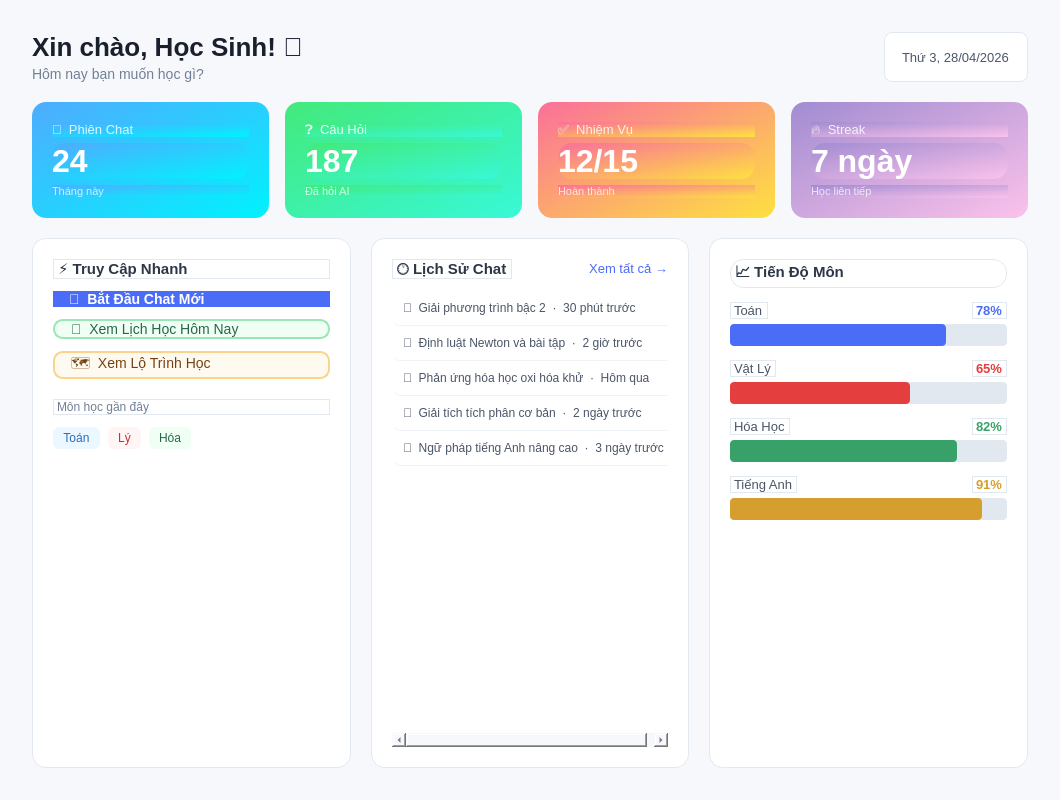
<?xml version="1.0" encoding="UTF-8"?>
<ui version="4.0">
 <class>DashboardPage</class>
 <widget class="QWidget" name="DashboardPage">
  <property name="geometry">
   <rect>
    <x>0</x>
    <y>0</y>
    <width>1060</width>
    <height>800</height>
   </rect>
  </property>
  <property name="windowTitle">
   <string>Tổng Quan</string>
  </property>
  <property name="styleSheet">
   <string>
    QWidget {
      background-color: #f7f8fc;
      font-family: "Segoe UI", Arial, sans-serif;
      color: #2d3748;
    }
    QLabel#pageTitle {
      color: #1a1f2e;
      font-size: 26px;
      font-weight: bold;
    }
    QLabel#pageSubtitle {
      color: #718096;
      font-size: 14px;
    }
    /* Stat Cards */
    QFrame.statCard {
      background-color: #ffffff;
      border-radius: 12px;
      border: 1px solid #e2e8f0;
    }
    /* Section Titles */
    QLabel.sectionTitle {
      color: #2d3748;
      font-size: 16px;
      font-weight: bold;
    }
   </string>
  </property>
  <layout class="QVBoxLayout" name="dashboardLayout">
   <property name="spacing">
    <number>20</number>
   </property>
   <property name="leftMargin">
  <number>32</number>
 </property>
 <property name="topMargin">
  <number>32</number>
 </property>
 <property name="rightMargin">
  <number>32</number>
 </property>
 <property name="bottomMargin">
  <number>32</number>
 </property>
   <!-- Header -->
   <item>
    <layout class="QHBoxLayout">
     <item>
      <layout class="QVBoxLayout">
       <property name="spacing">
        <number>4</number>
       </property>
       <item>
        <widget class="QLabel" name="pageTitle">
         <property name="text">
          <string>Xin chào, Học Sinh! 👋</string>
         </property>
        </widget>
       </item>
       <item>
        <widget class="QLabel" name="pageSubtitle">
         <property name="text">
          <string>Hôm nay bạn muốn học gì?</string>
         </property>
        </widget>
       </item>
      </layout>
     </item>
     <item>
      <spacer>
   <property name="sizeHint" stdset="0">
    <size>
     <width>0</width>
     <height>0</height>
    </size>
   </property>
       <property name="orientation"><enum>Qt::Horizontal</enum></property>
      </spacer>
     </item>
     <!-- Date Display -->
     <item>
      <widget class="QLabel" name="dateLabel">
       <property name="text">
        <string>Thứ 3, 28/04/2026</string>
       </property>
       <property name="styleSheet">
        <string>color: #4a5568; font-size: 13px; background: #ffffff; border: 1px solid #e2e8f0; border-radius: 8px; padding: 8px 14px;</string>
       </property>
      </widget>
     </item>
    </layout>
   </item>
   <!-- Stat Cards Row -->
   <item>
    <layout class="QHBoxLayout" name="statsRow">
     <property name="spacing">
      <number>16</number>
     </property>
     <!-- Card 1: Phiên Chat -->
     <item>
      <widget class="QFrame" name="cardChat">
       <property name="minimumHeight">
        <number>110</number>
       </property>
       <property name="styleSheet">
        <string>
         QFrame {
           background: qlineargradient(x1:0,y1:0,x2:1,y2:1,stop:0 #4facfe,stop:1 #00f2fe);
           border-radius: 14px;
         }
        </string>
       </property>
       <layout class="QVBoxLayout">
        <property name="leftMargin">
  <number>20</number>
 </property>
 <property name="topMargin">
  <number>20</number>
 </property>
 <property name="rightMargin">
  <number>20</number>
 </property>
 <property name="bottomMargin">
  <number>20</number>
 </property>
        <item>
         <widget class="QLabel">
          <property name="text">
           <string>💬  Phiên Chat</string>
          </property>
          <property name="styleSheet">
           <string>color: rgba(255,255,255,0.85); font-size: 13px;</string>
          </property>
         </widget>
        </item>
        <item>
         <widget class="QLabel" name="chatCountLabel">
          <property name="text">
           <string>24</string>
          </property>
          <property name="styleSheet">
           <string>color: #ffffff; font-size: 32px; font-weight: bold;</string>
          </property>
         </widget>
        </item>
        <item>
         <widget class="QLabel">
          <property name="text">
           <string>Tháng này</string>
          </property>
          <property name="styleSheet">
           <string>color: rgba(255,255,255,0.75); font-size: 11px;</string>
          </property>
         </widget>
        </item>
       </layout>
      </widget>
     </item>
     <!-- Card 2: Câu Hỏi -->
     <item>
      <widget class="QFrame" name="cardQuestions">
       <property name="minimumHeight">
        <number>110</number>
       </property>
       <property name="styleSheet">
        <string>
         QFrame {
           background: qlineargradient(x1:0,y1:0,x2:1,y2:1,stop:0 #43e97b,stop:1 #38f9d7);
           border-radius: 14px;
         }
        </string>
       </property>
       <layout class="QVBoxLayout">
        <property name="leftMargin">
  <number>20</number>
 </property>
 <property name="topMargin">
  <number>20</number>
 </property>
 <property name="rightMargin">
  <number>20</number>
 </property>
 <property name="bottomMargin">
  <number>20</number>
 </property>
        <item>
         <widget class="QLabel">
          <property name="text">
           <string>❓  Câu Hỏi</string>
          </property>
          <property name="styleSheet">
           <string>color: rgba(255,255,255,0.85); font-size: 13px;</string>
          </property>
         </widget>
        </item>
        <item>
         <widget class="QLabel" name="questionCountLabel">
          <property name="text">
           <string>187</string>
          </property>
          <property name="styleSheet">
           <string>color: #ffffff; font-size: 32px; font-weight: bold;</string>
          </property>
         </widget>
        </item>
        <item>
         <widget class="QLabel">
          <property name="text">
           <string>Đã hỏi AI</string>
          </property>
          <property name="styleSheet">
           <string>color: rgba(255,255,255,0.75); font-size: 11px;</string>
          </property>
         </widget>
        </item>
       </layout>
      </widget>
     </item>
     <!-- Card 3: Nhiệm Vụ -->
     <item>
      <widget class="QFrame" name="cardTasks">
       <property name="minimumHeight">
        <number>110</number>
       </property>
       <property name="styleSheet">
        <string>
         QFrame {
           background: qlineargradient(x1:0,y1:0,x2:1,y2:1,stop:0 #fa709a,stop:1 #fee140);
           border-radius: 14px;
         }
        </string>
       </property>
       <layout class="QVBoxLayout">
        <property name="leftMargin">
  <number>20</number>
 </property>
 <property name="topMargin">
  <number>20</number>
 </property>
 <property name="rightMargin">
  <number>20</number>
 </property>
 <property name="bottomMargin">
  <number>20</number>
 </property>
        <item>
         <widget class="QLabel">
          <property name="text">
           <string>✅  Nhiệm Vụ</string>
          </property>
          <property name="styleSheet">
           <string>color: rgba(255,255,255,0.85); font-size: 13px;</string>
          </property>
         </widget>
        </item>
        <item>
         <widget class="QLabel" name="taskCountLabel">
          <property name="text">
           <string>12/15</string>
          </property>
          <property name="styleSheet">
           <string>color: #ffffff; font-size: 32px; font-weight: bold;</string>
          </property>
         </widget>
        </item>
        <item>
         <widget class="QLabel">
          <property name="text">
           <string>Hoàn thành</string>
          </property>
          <property name="styleSheet">
           <string>color: rgba(255,255,255,0.75); font-size: 11px;</string>
          </property>
         </widget>
        </item>
       </layout>
      </widget>
     </item>
     <!-- Card 4: Streak -->
     <item>
      <widget class="QFrame" name="cardStreak">
       <property name="minimumHeight">
        <number>110</number>
       </property>
       <property name="styleSheet">
        <string>
         QFrame {
           background: qlineargradient(x1:0,y1:0,x2:1,y2:1,stop:0 #a18cd1,stop:1 #fbc2eb);
           border-radius: 14px;
         }
        </string>
       </property>
       <layout class="QVBoxLayout">
        <property name="leftMargin">
  <number>20</number>
 </property>
 <property name="topMargin">
  <number>20</number>
 </property>
 <property name="rightMargin">
  <number>20</number>
 </property>
 <property name="bottomMargin">
  <number>20</number>
 </property>
        <item>
         <widget class="QLabel">
          <property name="text">
           <string>🔥  Streak</string>
          </property>
          <property name="styleSheet">
           <string>color: rgba(255,255,255,0.85); font-size: 13px;</string>
          </property>
         </widget>
        </item>
        <item>
         <widget class="QLabel" name="streakCountLabel">
          <property name="text">
           <string>7 ngày</string>
          </property>
          <property name="styleSheet">
           <string>color: #ffffff; font-size: 32px; font-weight: bold;</string>
          </property>
         </widget>
        </item>
        <item>
         <widget class="QLabel">
          <property name="text">
           <string>Học liên tiếp</string>
          </property>
          <property name="styleSheet">
           <string>color: rgba(255,255,255,0.75); font-size: 11px;</string>
          </property>
         </widget>
        </item>
       </layout>
      </widget>
     </item>
    </layout>
   </item>
   <!-- Bottom Row: Quick Actions + Recent Chats -->
   <item>
    <layout class="QHBoxLayout" name="bottomRow">
     <property name="spacing">
      <number>20</number>
     </property>
     <!-- Quick Actions Panel -->
     <item>
      <widget class="QFrame" name="quickActionsFrame">
       <property name="minimumWidth">
        <number>300</number>
       </property>
       <property name="styleSheet">
        <string>
         QFrame {
           background-color: #ffffff;
           border-radius: 14px;
           border: 1px solid #e2e8f0;
         }
        </string>
       </property>
       <layout class="QVBoxLayout">
        <property name="leftMargin">
  <number>20</number>
 </property>
 <property name="topMargin">
  <number>20</number>
 </property>
 <property name="rightMargin">
  <number>20</number>
 </property>
 <property name="bottomMargin">
  <number>20</number>
 </property>
        <property name="spacing">
         <number>12</number>
        </property>
        <item>
         <widget class="QLabel">
          <property name="text">
           <string>⚡ Truy Cập Nhanh</string>
          </property>
          <property name="styleSheet">
           <string>color: #2d3748; font-size: 15px; font-weight: bold;</string>
          </property>
         </widget>
        </item>
        <item>
         <widget class="QPushButton" name="btnNewChatQuick">
          <property name="text">
           <string>💬  Bắt Đầu Chat Mới</string>
          </property>
          <property name="minimumHeight">
           <number>44</number>
          </property>
          <property name="styleSheet">
           <string>
            QPushButton {
              background-color: #4a6cf7;
              color: white;
              border: none;
              border-radius: 10px;
              font-size: 14px;
              font-weight: 500;
              text-align: left;
              padding-left: 16px;
            }
            QPushButton:hover {
              background-color: #3b5bdb;
            }
            QPushButton:pressed {
              background-color: #2f4ac7;
            }
           </string>
          </property>
         </widget>
        </item>
        <item>
         <widget class="QPushButton" name="btnPlannerQuick">
          <property name="text">
           <string>📅  Xem Lịch Học Hôm Nay</string>
          </property>
          <property name="minimumHeight">
           <number>44</number>
          </property>
          <property name="styleSheet">
           <string>
            QPushButton {
              background-color: #f0fff4;
              color: #276749;
              border: 1.5px solid #9ae6b4;
              border-radius: 10px;
              font-size: 14px;
              text-align: left;
              padding-left: 16px;
            }
            QPushButton:hover { background-color: #c6f6d5; }
           </string>
          </property>
         </widget>
        </item>
        <item>
         <widget class="QPushButton" name="btnRoadmapQuick">
          <property name="text">
           <string>🗺️  Xem Lộ Trình Học</string>
          </property>
          <property name="minimumHeight">
           <number>44</number>
          </property>
          <property name="styleSheet">
           <string>
            QPushButton {
              background-color: #fffaf0;
              color: #744210;
              border: 1.5px solid #fbd38d;
              border-radius: 10px;
              font-size: 14px;
              text-align: left;
              padding-left: 16px;
            }
            QPushButton:hover { background-color: #feebc8; }
           </string>
          </property>
         </widget>
        </item>
        <!-- Subject Tags -->
        <item>
         <widget class="QLabel">
          <property name="text">
           <string>Môn học gần đây</string>
          </property>
          <property name="styleSheet">
           <string>color: #718096; font-size: 12px; margin-top: 8px;</string>
          </property>
         </widget>
        </item>
        <item>
         <layout class="QHBoxLayout">
          <property name="spacing">
           <number>8</number>
          </property>
          <item>
           <widget class="QPushButton">
            <property name="text"><string>Toán</string></property>
            <property name="styleSheet">
             <string>QPushButton{background:#ebf8ff;color:#2b6cb0;border:none;border-radius:6px;padding:4px 10px;font-size:12px;}QPushButton:hover{background:#bee3f8;}</string>
            </property>
           </widget>
          </item>
          <item>
           <widget class="QPushButton">
            <property name="text"><string>Lý</string></property>
            <property name="styleSheet">
             <string>QPushButton{background:#fff5f5;color:#c53030;border:none;border-radius:6px;padding:4px 10px;font-size:12px;}QPushButton:hover{background:#fed7d7;}</string>
            </property>
           </widget>
          </item>
          <item>
           <widget class="QPushButton">
            <property name="text"><string>Hóa</string></property>
            <property name="styleSheet">
             <string>QPushButton{background:#f0fff4;color:#276749;border:none;border-radius:6px;padding:4px 10px;font-size:12px;}QPushButton:hover{background:#c6f6d5;}</string>
            </property>
           </widget>
          </item>
          <item>
           <spacer>
   <property name="sizeHint" stdset="0">
    <size>
     <width>0</width>
     <height>0</height>
    </size>
   </property>
            <property name="orientation"><enum>Qt::Horizontal</enum></property>
           </spacer>
          </item>
         </layout>
        </item>
        <item>
         <spacer>
   <property name="sizeHint" stdset="0">
    <size>
     <width>0</width>
     <height>0</height>
    </size>
   </property>
          <property name="orientation"><enum>Qt::Vertical</enum></property>
         </spacer>
        </item>
       </layout>
      </widget>
     </item>
     <!-- Recent Chats Panel -->
     <item>
      <widget class="QFrame" name="recentChatsFrame">
       <property name="styleSheet">
        <string>
         QFrame {
           background-color: #ffffff;
           border-radius: 14px;
           border: 1px solid #e2e8f0;
         }
        </string>
       </property>
       <layout class="QVBoxLayout">
        <property name="leftMargin">
  <number>20</number>
 </property>
 <property name="topMargin">
  <number>20</number>
 </property>
 <property name="rightMargin">
  <number>20</number>
 </property>
 <property name="bottomMargin">
  <number>20</number>
 </property>
        <property name="spacing">
         <number>12</number>
        </property>
        <item>
         <layout class="QHBoxLayout">
          <item>
           <widget class="QLabel">
            <property name="text">
             <string>🕐 Lịch Sử Chat</string>
            </property>
            <property name="styleSheet">
             <string>color: #2d3748; font-size: 15px; font-weight: bold;</string>
            </property>
           </widget>
          </item>
          <item>
           <spacer>
   <property name="sizeHint" stdset="0">
    <size>
     <width>0</width>
     <height>0</height>
    </size>
   </property><property name="orientation"><enum>Qt::Horizontal</enum></property></spacer>
          </item>
          <item>
           <widget class="QPushButton" name="btnSeeAllChats">
            <property name="text"><string>Xem tất cả →</string></property>
            <property name="styleSheet">
             <string>QPushButton{background:transparent;border:none;color:#4a6cf7;font-size:13px;}QPushButton:hover{color:#3b5bdb;}</string>
            </property>
           </widget>
          </item>
         </layout>
        </item>
        <!-- Chat History List -->
        <item>
         <widget class="QListWidget" name="recentChatsList">
          <property name="styleSheet">
           <string>
            QListWidget {
              border: none;
              background: transparent;
            }
            QListWidget::item {
              padding: 10px 8px;
              border-radius: 8px;
              color: #4a5568;
              font-size: 13px;
              border-bottom: 1px solid #f0f4f8;
            }
            QListWidget::item:hover {
              background-color: #f7fafc;
              color: #2d3748;
            }
            QListWidget::item:selected {
              background-color: #ebf4ff;
              color: #2b6cb0;
            }
           </string>
          </property>
          <item>
           <property name="text"><string>💬  Giải phương trình bậc 2  ·  30 phút trước</string></property>
          </item>
          <item>
           <property name="text"><string>💬  Định luật Newton và bài tập  ·  2 giờ trước</string></property>
          </item>
          <item>
           <property name="text"><string>💬  Phản ứng hóa học oxi hóa khử  ·  Hôm qua</string></property>
          </item>
          <item>
           <property name="text"><string>💬  Giải tích tích phân cơ bản  ·  2 ngày trước</string></property>
          </item>
          <item>
           <property name="text"><string>💬  Ngữ pháp tiếng Anh nâng cao  ·  3 ngày trước</string></property>
          </item>
         </widget>
        </item>
       </layout>
      </widget>
     </item>
     <!-- Progress Panel -->
     <item>
      <widget class="QFrame" name="progressFrame">
       <property name="minimumWidth">
        <number>220</number>
       </property>
       <property name="maximumWidth">
        <number>260</number>
       </property>
       <property name="styleSheet">
        <string>
         QFrame {
           background-color: #ffffff;
           border-radius: 14px;
           border: 1px solid #e2e8f0;
         }
        </string>
       </property>
       <layout class="QVBoxLayout">
        <property name="leftMargin">
  <number>20</number>
 </property>
 <property name="topMargin">
  <number>20</number>
 </property>
 <property name="rightMargin">
  <number>20</number>
 </property>
 <property name="bottomMargin">
  <number>20</number>
 </property>
        <property name="spacing">
         <number>14</number>
        </property>
        <item>
         <widget class="QLabel">
          <property name="text">
           <string>📈 Tiến Độ Môn</string>
          </property>
          <property name="styleSheet">
           <string>color: #2d3748; font-size: 15px; font-weight: bold;</string>
          </property>
         </widget>
        </item>
        <!-- Subject Progress Items -->
        <!-- Toán -->
        <item>
         <layout class="QVBoxLayout">
          <property name="spacing"><number>5</number></property>
          <item>
           <layout class="QHBoxLayout">
            <item>
             <widget class="QLabel">
              <property name="text"><string>Toán</string></property>
              <property name="styleSheet"><string>color:#4a5568;font-size:13px;</string></property>
             </widget>
            </item>
            <item><spacer>
   <property name="sizeHint" stdset="0">
    <size>
     <width>0</width>
     <height>0</height>
    </size>
   </property><property name="orientation"><enum>Qt::Horizontal</enum></property></spacer></item>
            <item>
             <widget class="QLabel">
              <property name="text"><string>78%</string></property>
              <property name="styleSheet"><string>color:#4a6cf7;font-size:13px;font-weight:bold;</string></property>
             </widget>
            </item>
           </layout>
          </item>
          <item>
           <widget class="QProgressBar" name="progressToan">
            <property name="value"><number>78</number></property>
            <property name="textVisible"><bool>false</bool></property>
            <property name="minimumHeight"><number>8</number></property>
            <property name="maximumHeight"><number>8</number></property>
            <property name="styleSheet">
             <string>
              QProgressBar { background:#e2e8f0; border-radius:4px; border:none; }
              QProgressBar::chunk { background:#4a6cf7; border-radius:4px; }
             </string>
            </property>
           </widget>
          </item>
         </layout>
        </item>
        <!-- Lý -->
        <item>
         <layout class="QVBoxLayout">
          <property name="spacing"><number>5</number></property>
          <item>
           <layout class="QHBoxLayout">
            <item>
             <widget class="QLabel">
              <property name="text"><string>Vật Lý</string></property>
              <property name="styleSheet"><string>color:#4a5568;font-size:13px;</string></property>
             </widget>
            </item>
            <item><spacer>
   <property name="sizeHint" stdset="0">
    <size>
     <width>0</width>
     <height>0</height>
    </size>
   </property><property name="orientation"><enum>Qt::Horizontal</enum></property></spacer></item>
            <item>
             <widget class="QLabel">
              <property name="text"><string>65%</string></property>
              <property name="styleSheet"><string>color:#e53e3e;font-size:13px;font-weight:bold;</string></property>
             </widget>
            </item>
           </layout>
          </item>
          <item>
           <widget class="QProgressBar" name="progressLy">
            <property name="value"><number>65</number></property>
            <property name="textVisible"><bool>false</bool></property>
            <property name="minimumHeight"><number>8</number></property>
            <property name="maximumHeight"><number>8</number></property>
            <property name="styleSheet">
             <string>QProgressBar{background:#e2e8f0;border-radius:4px;border:none;}QProgressBar::chunk{background:#e53e3e;border-radius:4px;}</string>
            </property>
           </widget>
          </item>
         </layout>
        </item>
        <!-- Hóa -->
        <item>
         <layout class="QVBoxLayout">
          <property name="spacing"><number>5</number></property>
          <item>
           <layout class="QHBoxLayout">
            <item>
             <widget class="QLabel">
              <property name="text"><string>Hóa Học</string></property>
              <property name="styleSheet"><string>color:#4a5568;font-size:13px;</string></property>
             </widget>
            </item>
            <item><spacer>
   <property name="sizeHint" stdset="0">
    <size>
     <width>0</width>
     <height>0</height>
    </size>
   </property><property name="orientation"><enum>Qt::Horizontal</enum></property></spacer></item>
            <item>
             <widget class="QLabel">
              <property name="text"><string>82%</string></property>
              <property name="styleSheet"><string>color:#38a169;font-size:13px;font-weight:bold;</string></property>
             </widget>
            </item>
           </layout>
          </item>
          <item>
           <widget class="QProgressBar" name="progressHoa">
            <property name="value"><number>82</number></property>
            <property name="textVisible"><bool>false</bool></property>
            <property name="minimumHeight"><number>8</number></property>
            <property name="maximumHeight"><number>8</number></property>
            <property name="styleSheet">
             <string>QProgressBar{background:#e2e8f0;border-radius:4px;border:none;}QProgressBar::chunk{background:#38a169;border-radius:4px;}</string>
            </property>
           </widget>
          </item>
         </layout>
        </item>
        <!-- Anh -->
        <item>
         <layout class="QVBoxLayout">
          <property name="spacing"><number>5</number></property>
          <item>
           <layout class="QHBoxLayout">
            <item>
             <widget class="QLabel">
              <property name="text"><string>Tiếng Anh</string></property>
              <property name="styleSheet"><string>color:#4a5568;font-size:13px;</string></property>
             </widget>
            </item>
            <item><spacer>
   <property name="sizeHint" stdset="0">
    <size>
     <width>0</width>
     <height>0</height>
    </size>
   </property><property name="orientation"><enum>Qt::Horizontal</enum></property></spacer></item>
            <item>
             <widget class="QLabel">
              <property name="text"><string>91%</string></property>
              <property name="styleSheet"><string>color:#d69e2e;font-size:13px;font-weight:bold;</string></property>
             </widget>
            </item>
           </layout>
          </item>
          <item>
           <widget class="QProgressBar" name="progressAnh">
            <property name="value"><number>91</number></property>
            <property name="textVisible"><bool>false</bool></property>
            <property name="minimumHeight"><number>8</number></property>
            <property name="maximumHeight"><number>8</number></property>
            <property name="styleSheet">
             <string>QProgressBar{background:#e2e8f0;border-radius:4px;border:none;}QProgressBar::chunk{background:#d69e2e;border-radius:4px;}</string>
            </property>
           </widget>
          </item>
         </layout>
        </item>
        <item>
         <spacer>
   <property name="sizeHint" stdset="0">
    <size>
     <width>0</width>
     <height>0</height>
    </size>
   </property>
          <property name="orientation"><enum>Qt::Vertical</enum></property>
         </spacer>
        </item>
       </layout>
      </widget>
     </item>
    </layout>
   </item>
  </layout>
 </widget>
 <resources/>
 <connections/>
</ui>
